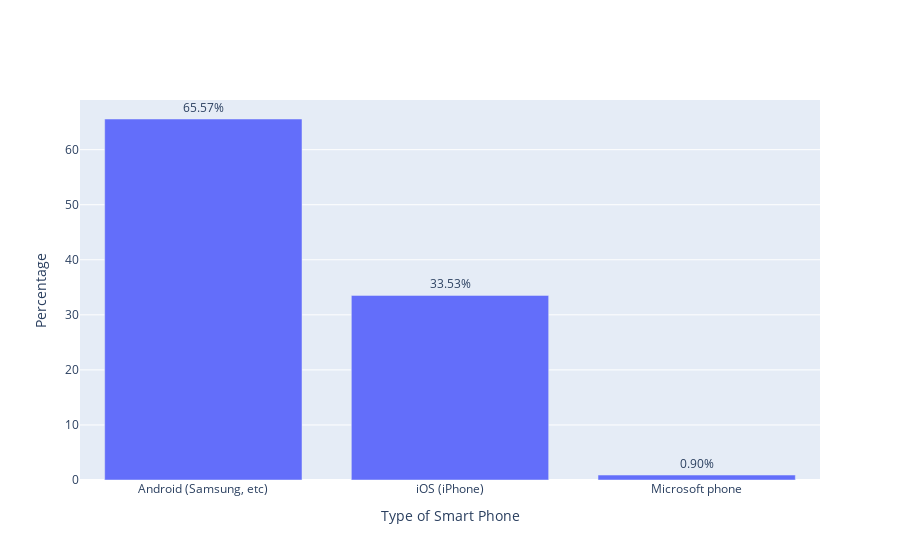

Notebook source saved alongside this figure:
### Code cell
tmp_df = pd.Series(tmp_dict)
tmp_df = pd.DataFrame(pd.Series(tmp_dict), columns = [df.iloc[:, 13].name[3:]]).T
tmp_df.iloc[0, :] = tmp_df.iloc[0, :] / tmp_df.iloc[0, :].sum() * 100.0
show_bar_graph_percentage(tmp_df, "", "Type of Smart Phone", "", "Percentage")

### Figure 1 — Plotly figure (JSON) as saved in the notebook; plotly's stock layout.template omitted (floating-point values rounded to 4 significant figures)
{"data": [{"name": "What operating system does your smartphone/Tablet operate?", "textposition": "outside", "texttemplate": "%{value:.2f}%", "type": "bar", "x": ["Android (Samsung, etc)", "iOS (iPhone)", "Microsoft phone"], "y": [65.57, 33.53, 0.8982]}], "layout": {"legend": {"title": {"text": ""}}, "xaxis": {"title": {"text": "Type of Smart Phone"}}, "yaxis": {"title": {"text": "Percentage"}}}}
